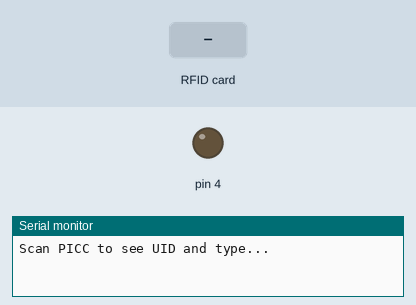
The sketch below on a simulated Arduino Uno, built with avr-gcc and run on an emulated ATmega328P. On the bench: output pins drawn as LEDs (lit = HIGH), the last lines printed to the serial monitor. The test bench sets the inputs (shaded band). Pins used as bus, display or sensor lines are not drawn.

Above: at 1.2 s.
1.3 s: RFID card 6A 00 60 63 held to the reader
At 1.8 s:
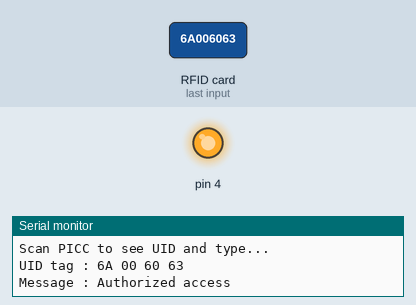
2.8 s: RFID card 5E 7A 19 C4 held to the reader
Timing chart, 0 to 5.8 s (numbered marks = the images above; inputs shaded):
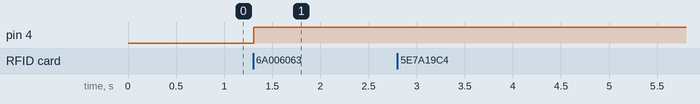

The sketch:

RFID.ino
```cpp
#include <SPI.h>
#include <MFRC522.h>

#define SS_PIN 10
#define RST_PIN 9
MFRC522 mfrc522(SS_PIN, RST_PIN);  // Create MFRC522 instance.
int authorized = 0;

void setup() {
  Serial.begin(9600); // Initialize serial communications with the PC
  SPI.begin();      // Init SPI bus
  mfrc522.PCD_Init(); // Init MFRC522 card
  Serial.println("Scan PICC to see UID and type...");
  pinMode(4, OUTPUT);
  digitalWrite(4, LOW);

}


void loop()
{
  // Look for new cards
  if ( ! mfrc522.PICC_IsNewCardPresent())
  {
    return;
  }
  // Select one of the cards
  if ( ! mfrc522.PICC_ReadCardSerial())
  {
    return;
  }
  //Show UID on serial monitor
  Serial.print("UID tag :");
  String content= "";
  byte letter;
  for (byte i = 0; i < mfrc522.uid.size; i++)
  {
     Serial.print(mfrc522.uid.uidByte[i] < 0x10 ? " 0" : " ");
     Serial.print(mfrc522.uid.uidByte[i], HEX);
     content.concat(String(mfrc522.uid.uidByte[i] < 0x10 ? " 0" : " "));
     content.concat(String(mfrc522.uid.uidByte[i], HEX));
  }
  Serial.println();
  Serial.print("Message : ");
  content.toUpperCase();
  if (content.substring(1) == "6A 00 60 63")
  {
    authorized = 1;
    digitalWrite(4, HIGH);
    Serial.println("Authorized access");

    Serial.println();
    delay(3000);
  }

  else if(authorized != 1){
    digitalWrite(4, LOW);
    Serial.println(" Access denied");
    delay(3000);
  }

}
```

Measured:
- after the input at 1.3 s, pin 4: LOW → HIGH at once
